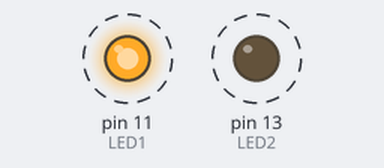
Bench run of a program on a simulated Raspberry Pi (header pin numbers). On the bench: output pins drawn as LEDs (lit = HIGH). Dashed ring = blinking. Threads take turns every 2 ms.

Above: at 0.15 s.
Timing chart, 0 to 3.0 s (numbered marks = the images above):
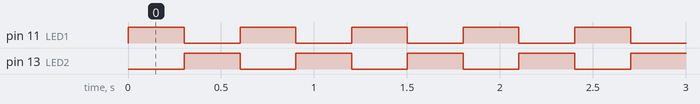

The program:

09_thread_LED_Con.py
```python
import RPi.GPIO as GPIO
import threading
import time

GPIO.setmode(GPIO.BOARD)

LED1=11
LED2=13

GPIO.setup(LED1,GPIO.OUT,initial=GPIO.LOW)
GPIO.setup(LED2,GPIO.OUT,initial=GPIO.LOW)

def LED1_func():
    while True:
        GPIO.output(LED1,GPIO.HIGH)
        time.sleep(0.3)
        GPIO.output(LED1,GPIO.LOW)
        time.sleep(0.3)

def LED2_func():
    while True:
        GPIO.output(LED2,GPIO.LOW)
        time.sleep(0.3)
        GPIO.output(LED2,GPIO.HIGH)
        time.sleep(0.3)

try:
    t1=threading.Thread(target=LED1_func)
    t2=threading.Thread(target=LED2_func)

    t1.start()
    t2.start()

    while True:
        pass

except KeyboardInterrupt:
    print("KeyboardInterrupt")
finally:
    print("cleanup")
    GPIO.cleanup()
```

Measured:
- by itself, pin 11 (LED1), pin 13 (LED2): alternates HIGH for 0.30 s and LOW for 0.30 s
